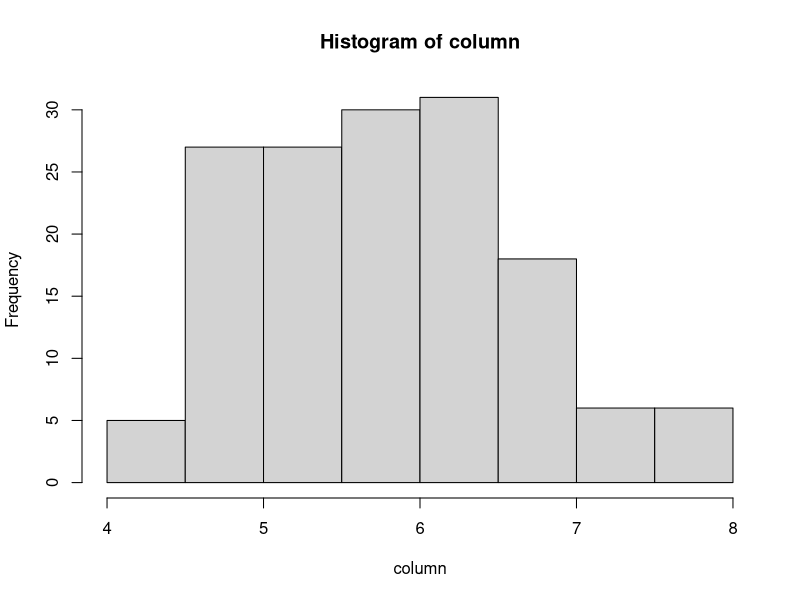
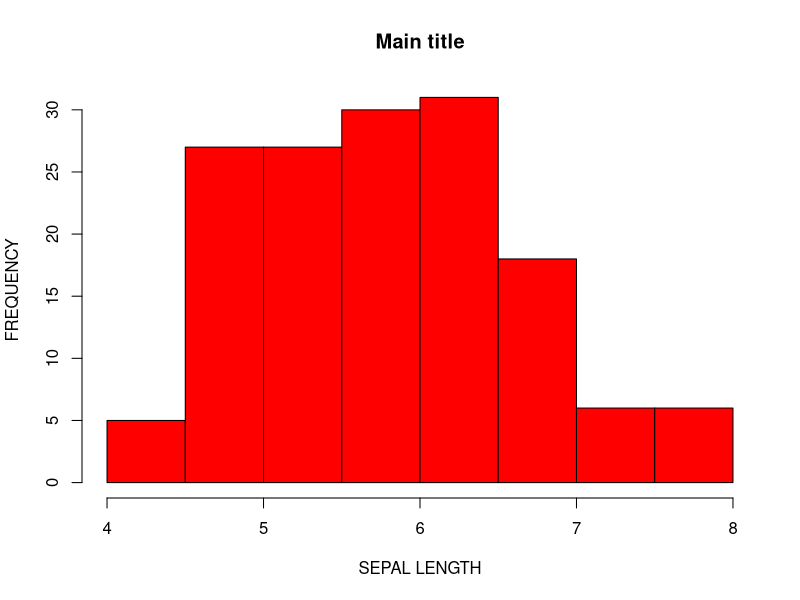
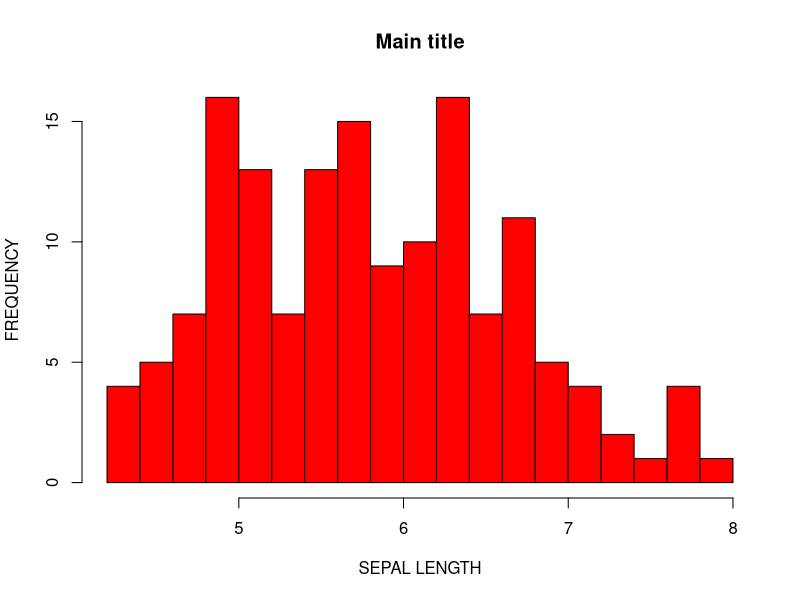
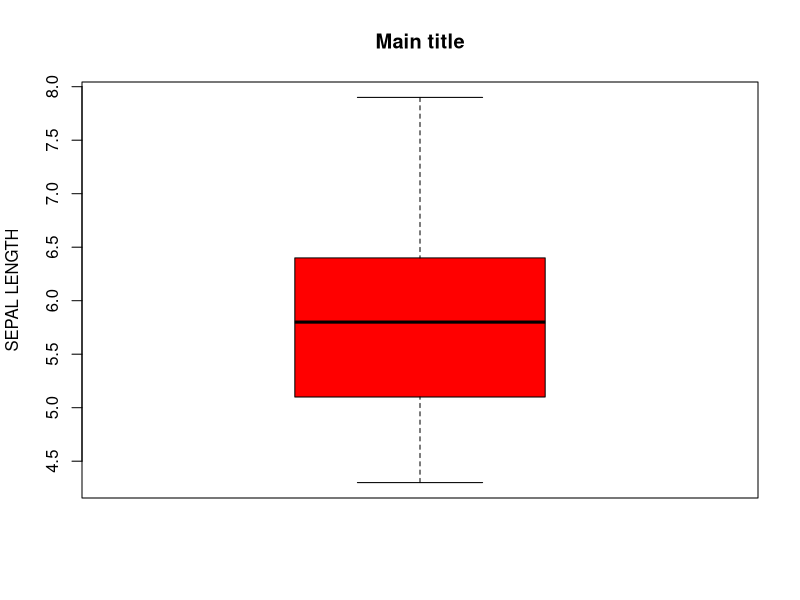
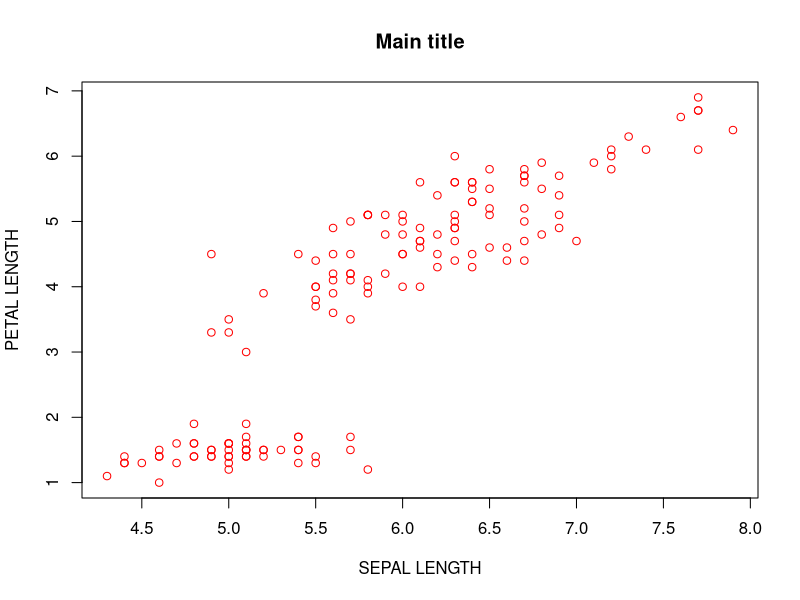

These figures' R source, in order:
#####################
# To execute line by line in Rstudio, select it (hightlight)
# Press Ctrl+Enter

# Iris is an array of values examples coming with R. 
data <- iris 
# This is equal to :  
data = iris 
# To print it: Sepal.Length Sepal.Width Petal.Length Petal.Width    Species
show(data)  

# Histogram
column = data[,1]
hist(column)
# Change parameters :
hist(column, main = "Main title", xlab = "SEPAL LENGTH", ylab = "FREQUENCY", col = 'red', breaks = 10)
hist(column, main = "Main title", xlab = "SEPAL LENGTH", ylab = "FREQUENCY", col = 'red', breaks = 15)

# Box plot
boxplot(column, main = "Main title", ylab = "SEPAL LENGTH", col = 'red')

# Line chart, not very useful here, indeed
X = data[,1]
Y = data[,3]
plot(x = X, y = Y, main = "Main title", xlab = "SEPAL LENGTH", ylab = "PETAL LENGTH", col = 'red')
